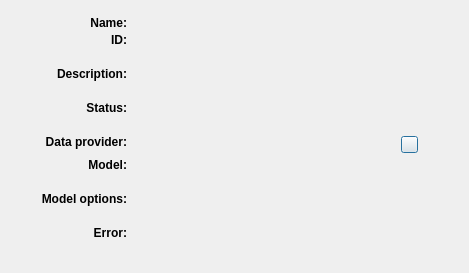
<?xml version="1.0" encoding="UTF-8"?>
<ui version="4.0">
 <class>ProjectDialog</class>
 <widget class="QDialog" name="ProjectDialog">
  <property name="geometry">
   <rect>
    <x>0</x>
    <y>0</y>
    <width>469</width>
    <height>273</height>
   </rect>
  </property>
  <property name="windowTitle">
   <string>Project</string>
  </property>
  <layout class="QVBoxLayout" name="verticalLayout_2">
   <item>
    <spacer name="verticalSpacer">
     <property name="orientation">
      <enum>Qt::Vertical</enum>
     </property>
     <property name="sizeType">
      <enum>QSizePolicy::Fixed</enum>
     </property>
     <property name="sizeHint" stdset="0">
      <size>
       <width>20</width>
       <height>5</height>
      </size>
     </property>
    </spacer>
   </item>
   <item>
    <layout class="QGridLayout" name="gridLayout">
     <property name="horizontalSpacing">
      <number>10</number>
     </property>
     <property name="verticalSpacing">
      <number>3</number>
     </property>
     <item row="5" column="2">
      <widget class="QLabel" name="modelInfo">
       <property name="sizePolicy">
        <sizepolicy hsizetype="Expanding" vsizetype="Preferred">
         <horstretch>1</horstretch>
         <verstretch>0</verstretch>
        </sizepolicy>
       </property>
       <property name="minimumSize">
        <size>
         <width>80</width>
         <height>0</height>
        </size>
       </property>
       <property name="maximumSize">
        <size>
         <width>300</width>
         <height>16777215</height>
        </size>
       </property>
       <property name="font">
        <font>
         <weight>50</weight>
         <bold>false</bold>
        </font>
       </property>
       <property name="text">
        <string/>
       </property>
       <property name="alignment">
        <set>Qt::AlignLeading|Qt::AlignLeft|Qt::AlignTop</set>
       </property>
       <property name="wordWrap">
        <bool>true</bool>
       </property>
      </widget>
     </item>
     <item row="4" column="2">
      <layout class="QHBoxLayout" name="horizontalLayout_2">
       <item>
        <widget class="QLabel" name="providerInfo">
         <property name="sizePolicy">
          <sizepolicy hsizetype="Minimum" vsizetype="Preferred">
           <horstretch>1</horstretch>
           <verstretch>0</verstretch>
          </sizepolicy>
         </property>
         <property name="minimumSize">
          <size>
           <width>0</width>
           <height>0</height>
          </size>
         </property>
         <property name="maximumSize">
          <size>
           <width>300</width>
           <height>16777215</height>
          </size>
         </property>
         <property name="font">
          <font>
           <weight>50</weight>
           <bold>false</bold>
          </font>
         </property>
         <property name="frameShape">
          <enum>QFrame::NoFrame</enum>
         </property>
         <property name="text">
          <string/>
         </property>
         <property name="alignment">
          <set>Qt::AlignLeading|Qt::AlignLeft|Qt::AlignTop</set>
         </property>
         <property name="wordWrap">
          <bool>false</bool>
         </property>
        </widget>
       </item>
       <item>
        <spacer name="horizontalSpacer_3">
         <property name="orientation">
          <enum>Qt::Horizontal</enum>
         </property>
         <property name="sizeType">
          <enum>QSizePolicy::Minimum</enum>
         </property>
         <property name="sizeHint" stdset="0">
          <size>
           <width>5</width>
           <height>20</height>
          </size>
         </property>
        </spacer>
       </item>
       <item>
        <widget class="QPushButton" name="toSourceButton">
         <property name="maximumSize">
          <size>
           <width>17</width>
           <height>17</height>
          </size>
         </property>
         <property name="text">
          <string/>
         </property>
         <property name="iconSize">
          <size>
           <width>15</width>
           <height>15</height>
          </size>
         </property>
        </widget>
       </item>
       <item>
        <spacer name="horizontalSpacer_2">
         <property name="orientation">
          <enum>Qt::Horizontal</enum>
         </property>
         <property name="sizeHint" stdset="0">
          <size>
           <width>40</width>
           <height>20</height>
          </size>
         </property>
        </spacer>
       </item>
      </layout>
     </item>
     <item row="3" column="1">
      <widget class="QLabel" name="label_2">
       <property name="font">
        <font>
         <weight>75</weight>
         <bold>true</bold>
        </font>
       </property>
       <property name="text">
        <string>Status:</string>
       </property>
       <property name="alignment">
        <set>Qt::AlignRight|Qt::AlignTop|Qt::AlignTrailing</set>
       </property>
      </widget>
     </item>
     <item row="2" column="1">
      <widget class="QLabel" name="descriptionLabel">
       <property name="font">
        <font>
         <weight>75</weight>
         <bold>true</bold>
        </font>
       </property>
       <property name="text">
        <string>Description:</string>
       </property>
       <property name="alignment">
        <set>Qt::AlignRight|Qt::AlignTop|Qt::AlignTrailing</set>
       </property>
      </widget>
     </item>
     <item row="7" column="2">
      <widget class="QLabel" name="optionsInfo">
       <property name="sizePolicy">
        <sizepolicy hsizetype="Expanding" vsizetype="Preferred">
         <horstretch>1</horstretch>
         <verstretch>0</verstretch>
        </sizepolicy>
       </property>
       <property name="minimumSize">
        <size>
         <width>80</width>
         <height>0</height>
        </size>
       </property>
       <property name="maximumSize">
        <size>
         <width>300</width>
         <height>16777215</height>
        </size>
       </property>
       <property name="font">
        <font>
         <weight>50</weight>
         <bold>false</bold>
        </font>
       </property>
       <property name="text">
        <string/>
       </property>
       <property name="alignment">
        <set>Qt::AlignLeading|Qt::AlignLeft|Qt::AlignTop</set>
       </property>
       <property name="wordWrap">
        <bool>true</bool>
       </property>
      </widget>
     </item>
     <item row="7" column="1">
      <widget class="QLabel" name="optionsLabel">
       <property name="font">
        <font>
         <weight>75</weight>
         <bold>true</bold>
        </font>
       </property>
       <property name="text">
        <string>Model options:</string>
       </property>
       <property name="alignment">
        <set>Qt::AlignRight|Qt::AlignTop|Qt::AlignTrailing</set>
       </property>
      </widget>
     </item>
     <item row="8" column="2">
      <widget class="QLabel" name="errorInfo">
       <property name="sizePolicy">
        <sizepolicy hsizetype="Expanding" vsizetype="Preferred">
         <horstretch>1</horstretch>
         <verstretch>0</verstretch>
        </sizepolicy>
       </property>
       <property name="minimumSize">
        <size>
         <width>80</width>
         <height>0</height>
        </size>
       </property>
       <property name="maximumSize">
        <size>
         <width>300</width>
         <height>16777215</height>
        </size>
       </property>
       <property name="font">
        <font>
         <weight>50</weight>
         <bold>false</bold>
        </font>
       </property>
       <property name="text">
        <string/>
       </property>
       <property name="alignment">
        <set>Qt::AlignLeading|Qt::AlignLeft|Qt::AlignTop</set>
       </property>
       <property name="wordWrap">
        <bool>true</bool>
       </property>
      </widget>
     </item>
     <item row="2" column="2">
      <widget class="QLabel" name="descriptionInfo">
       <property name="sizePolicy">
        <sizepolicy hsizetype="Expanding" vsizetype="Preferred">
         <horstretch>1</horstretch>
         <verstretch>0</verstretch>
        </sizepolicy>
       </property>
       <property name="minimumSize">
        <size>
         <width>80</width>
         <height>0</height>
        </size>
       </property>
       <property name="maximumSize">
        <size>
         <width>300</width>
         <height>16777215</height>
        </size>
       </property>
       <property name="font">
        <font>
         <weight>50</weight>
         <bold>false</bold>
        </font>
       </property>
       <property name="text">
        <string/>
       </property>
       <property name="alignment">
        <set>Qt::AlignLeading|Qt::AlignLeft|Qt::AlignTop</set>
       </property>
       <property name="wordWrap">
        <bool>true</bool>
       </property>
      </widget>
     </item>
     <item row="0" column="2">
      <widget class="QLabel" name="nameInfo">
       <property name="sizePolicy">
        <sizepolicy hsizetype="Expanding" vsizetype="Fixed">
         <horstretch>1</horstretch>
         <verstretch>0</verstretch>
        </sizepolicy>
       </property>
       <property name="minimumSize">
        <size>
         <width>80</width>
         <height>0</height>
        </size>
       </property>
       <property name="maximumSize">
        <size>
         <width>300</width>
         <height>16777215</height>
        </size>
       </property>
       <property name="font">
        <font>
         <weight>50</weight>
         <bold>false</bold>
        </font>
       </property>
       <property name="text">
        <string/>
       </property>
       <property name="alignment">
        <set>Qt::AlignLeading|Qt::AlignLeft|Qt::AlignTop</set>
       </property>
       <property name="wordWrap">
        <bool>true</bool>
       </property>
      </widget>
     </item>
     <item row="0" column="1">
      <widget class="QLabel" name="label_1">
       <property name="font">
        <font>
         <weight>75</weight>
         <bold>true</bold>
        </font>
       </property>
       <property name="text">
        <string>Name:</string>
       </property>
       <property name="alignment">
        <set>Qt::AlignRight|Qt::AlignTop|Qt::AlignTrailing</set>
       </property>
      </widget>
     </item>
     <item row="3" column="2">
      <widget class="QLabel" name="statusInfo">
       <property name="sizePolicy">
        <sizepolicy hsizetype="Expanding" vsizetype="Preferred">
         <horstretch>1</horstretch>
         <verstretch>0</verstretch>
        </sizepolicy>
       </property>
       <property name="minimumSize">
        <size>
         <width>80</width>
         <height>0</height>
        </size>
       </property>
       <property name="maximumSize">
        <size>
         <width>300</width>
         <height>16777215</height>
        </size>
       </property>
       <property name="font">
        <font>
         <weight>50</weight>
         <bold>false</bold>
        </font>
       </property>
       <property name="text">
        <string/>
       </property>
       <property name="alignment">
        <set>Qt::AlignLeading|Qt::AlignLeft|Qt::AlignTop</set>
       </property>
       <property name="wordWrap">
        <bool>true</bool>
       </property>
      </widget>
     </item>
     <item row="8" column="1">
      <widget class="QLabel" name="errorLabel">
       <property name="font">
        <font>
         <weight>75</weight>
         <bold>true</bold>
        </font>
       </property>
       <property name="text">
        <string>Error:</string>
       </property>
       <property name="alignment">
        <set>Qt::AlignRight|Qt::AlignTop|Qt::AlignTrailing</set>
       </property>
      </widget>
     </item>
     <item row="4" column="1">
      <widget class="QLabel" name="label_6">
       <property name="font">
        <font>
         <weight>75</weight>
         <bold>true</bold>
        </font>
       </property>
       <property name="text">
        <string>Data provider:</string>
       </property>
       <property name="alignment">
        <set>Qt::AlignRight|Qt::AlignTop|Qt::AlignTrailing</set>
       </property>
      </widget>
     </item>
     <item row="5" column="0">
      <spacer name="horizontalSpacer">
       <property name="orientation">
        <enum>Qt::Horizontal</enum>
       </property>
       <property name="sizeType">
        <enum>QSizePolicy::MinimumExpanding</enum>
       </property>
       <property name="sizeHint" stdset="0">
        <size>
         <width>30</width>
         <height>20</height>
        </size>
       </property>
      </spacer>
     </item>
     <item row="1" column="1">
      <widget class="QLabel" name="priceHeader">
       <property name="font">
        <font>
         <weight>75</weight>
         <bold>true</bold>
        </font>
       </property>
       <property name="text">
        <string>ID:</string>
       </property>
       <property name="alignment">
        <set>Qt::AlignRight|Qt::AlignTop|Qt::AlignTrailing</set>
       </property>
      </widget>
     </item>
     <item row="1" column="2">
      <widget class="QLabel" name="idInfo">
       <property name="sizePolicy">
        <sizepolicy hsizetype="Expanding" vsizetype="Preferred">
         <horstretch>1</horstretch>
         <verstretch>0</verstretch>
        </sizepolicy>
       </property>
       <property name="minimumSize">
        <size>
         <width>300</width>
         <height>0</height>
        </size>
       </property>
       <property name="maximumSize">
        <size>
         <width>16777215</width>
         <height>16777215</height>
        </size>
       </property>
       <property name="font">
        <font>
         <weight>50</weight>
         <bold>false</bold>
        </font>
       </property>
       <property name="text">
        <string/>
       </property>
       <property name="alignment">
        <set>Qt::AlignLeading|Qt::AlignLeft|Qt::AlignTop</set>
       </property>
       <property name="wordWrap">
        <bool>false</bool>
       </property>
      </widget>
     </item>
     <item row="5" column="1">
      <widget class="QLabel" name="label_3">
       <property name="font">
        <font>
         <weight>75</weight>
         <bold>true</bold>
        </font>
       </property>
       <property name="text">
        <string>Model:</string>
       </property>
       <property name="alignment">
        <set>Qt::AlignRight|Qt::AlignTop|Qt::AlignTrailing</set>
       </property>
      </widget>
     </item>
    </layout>
   </item>
   <item>
    <spacer name="verticalSpacer_2">
     <property name="orientation">
      <enum>Qt::Vertical</enum>
     </property>
     <property name="sizeType">
      <enum>QSizePolicy::Fixed</enum>
     </property>
     <property name="sizeHint" stdset="0">
      <size>
       <width>20</width>
       <height>5</height>
      </size>
     </property>
    </spacer>
   </item>
  </layout>
 </widget>
 <resources/>
 <connections/>
</ui>
